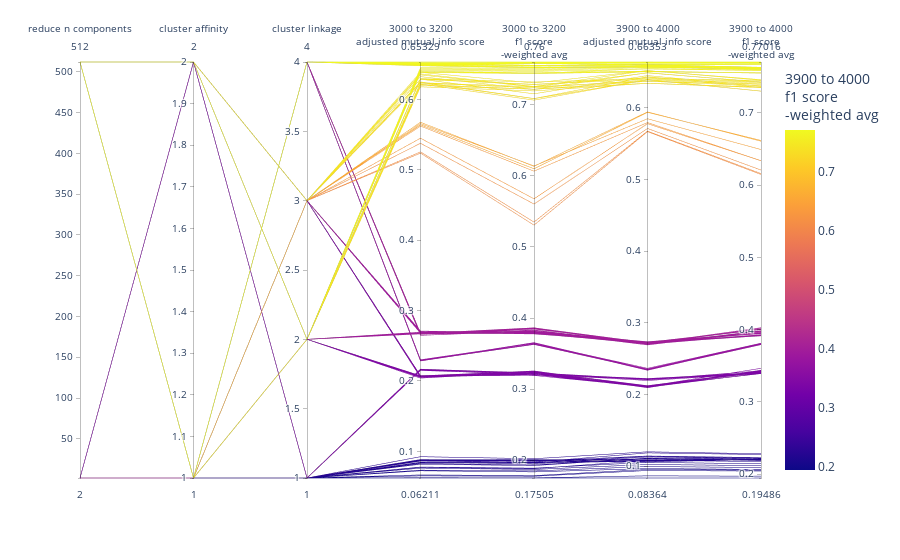

The notebook cell saved with this chart:
### Markdown cell above
Check score at k=4000m

### Code cell
l_cols_plot_raw_ = l_parallel_params + l_parallel_metrics_3k + l_parallel_metrics_4k
l_cols_plot_clean_ = [rename_col_for_display(c) for c in l_cols_plot_raw_]
df_plot_ = (
    df_mlf_clustering_candidates[l_cols_plot_raw_]
    .fillna({'params._pipe-reduce__n_components': 512})  # for SVD nulls
    .rename(columns={c: rename_col_for_display(c) for c in l_cols_plot_raw_})
    .reset_index(drop=True)
)
# remap cluster linkage so it shows up in plot
col_linkage_clean = 'cluster linkage'
col_affinity_clean = 'cluster affinity'
col_comp_clean = 'reduce n components'
df_plot_[col_linkage_clean] = df_plot_[col_linkage_clean].replace(d_linkage_to_num)
df_plot_[col_affinity_clean] = df_plot_[col_affinity_clean].replace(d_affinity_to_num)
df_plot_[col_comp_clean] = df_plot_[col_comp_clean].astype(int).replace(d_comp_to_num)
print(f"Linkage names:\n  {d_num_to_linkage}")
print(f"Affinity names:\n  {d_num_to_affinity}")
print(f"Component names:\n  {d_num_to_comp}")


fig = px.parallel_coordinates(
    df_plot_,
    color=l_cols_plot_clean_[-1],
    # dimensions=l_cols_plot_clean_,
    # labels={},
    # color_continuous_scale=px.colors.diverging.Tealrose,
    # color_continuous_midpoint=2
)
fig.show()

### Figure 1 — Plotly figure (JSON) as saved in the notebook; plotly's stock layout.template omitted (floating-point values rounded to 4 significant figures; data arrays with more than 128 entries replaced by an {"elided": "..."} marker saying what was removed)
{"data": [{"dimensions": [{"label": "reduce n components", "values": {"elided": "132 int values"}}, {"label": "cluster affinity", "values": {"elided": "132 int values"}}, {"label": "cluster linkage", "values": {"elided": "132 int values"}}, {"label": "3000 to 3200<br>adjusted mutual info score<br>", "values": {"elided": "132 float values"}}, {"label": "3000 to 3200<br>f1 score<br>-weighted avg<br><br>", "values": {"elided": "132 float values"}}, {"label": "3900 to 4000<br>adjusted mutual info score<br>", "values": {"elided": "132 float values"}}, {"label": "3900 to 4000<br>f1 score<br>-weighted avg<br><br>", "values": {"elided": "132 float values"}}], "domain": {"x": [0, 1], "y": [0, 1]}, "line": {"color": {"elided": "132 float values"}, "coloraxis": "coloraxis"}, "name": "", "type": "parcoords"}], "layout": {"autosize": true, "coloraxis": {"colorbar": {"title": {"text": "3900 to 4000<br>f1 score<br>-weighted avg<br><br>"}}, "colorscale": [[0, "#0d0887"], [0.1111, "#46039f"], [0.2222, "#7201a8"], [0.3333, "#9c179e"], [0.4444, "#bd3786"], [0.5556, "#d8576b"], [0.6667, "#ed7953"], [0.7778, "#fb9f3a"], [0.8889, "#fdca26"], [1, "#f0f921"]]}, "legend": {"tracegroupgap": 0}, "margin": {"t": 60}}}
